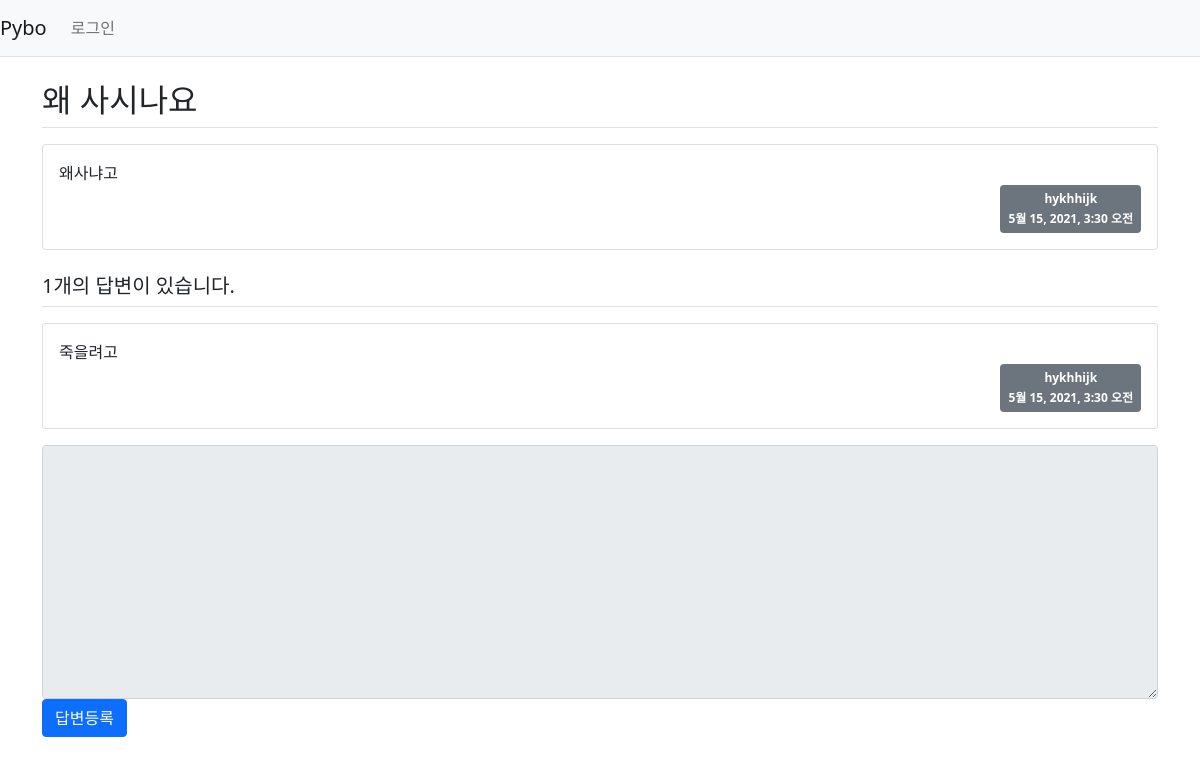
The app's page /pybo/308/, older data.
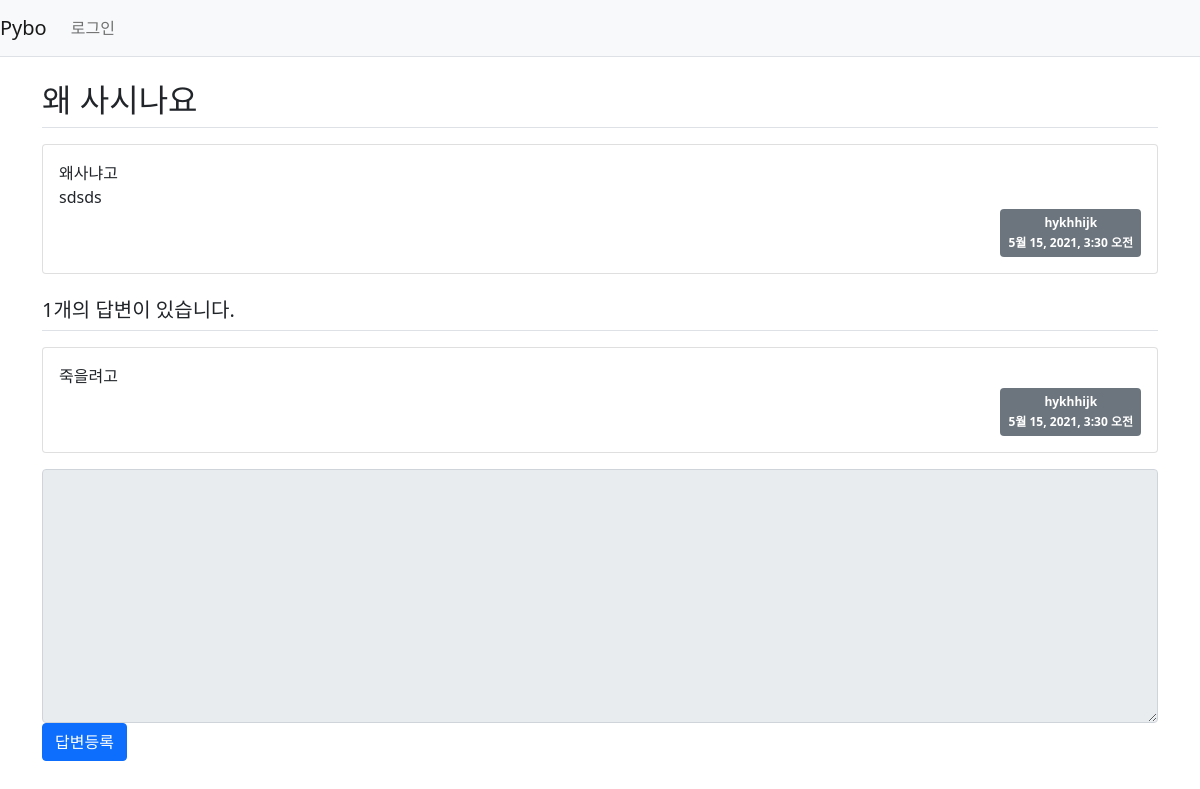
The same page, newer data.
### pybo/models.py (models this page shows, shortened)
class Question(models.Model):
    subject = models.CharField(max_length=200)
    content = models.TextField()
    create_date = models.DateTimeField()
    author = models.ForeignKey(User, on_delete=models.CASCADE)
    modify_date = models.DateField(null=True, blank=True)

### pybo/views.py (the view)
# urls.py: path('<int:question_id>/', views.detail, name='detail'),           #question_id가 매핑되어 views.detail실행
def detail(request, question_id):
    question = get_object_or_404(Question, pk=question_id)          #urls.py에서 매핑해준 question_id
    context = {'question': question}
    return render(request, 'pybo/question_detail.html', context)

### templates/pybo/question_detail.html (shortened to what this page needs)
{% extends 'base3.html' %}
{% block content %}
{% load static %}
<link rel="stylesheet" type="text/css" href="{% static 'bootstrap.css' %}">
<div class="container my-3">
    <h2 class="border-bottom py-2">{{ question.subject}}</h2>
    <div class="card my-3">
    <div class="card-body">
        <div class="card-text" style="white-space: pre-line;">{{question.content}}</div>
        <div class="d-flex justify-content-end">
            <div class="badge bg-secondary p-2 text-left">
                <div class="mb-2">{{ question.author.username }}</div>
                <div>{{ question.create_date }}</div>
            </div>
        </div>
    </div>
</div>
<h5 class="border-bottom my-3 py-2">{{ question.answer_set.count}}개의 답변이 있습니다.</h5>
{% for answer in question.answer_set.all %}
<div class="card my-3">
    <div class="card-body">
      <div class="card-text" style="white-space: pre-line;">{{answer.content}}</div>
        <div class="d-flex justify-content-end">
            <div class="badge bg-secondary p-2 text-left">
                <div class="mb-2">{{ answer.author.username }}</div>
                <div>{{ answer.create_date }}</div>
            </div>
        </div>
    </div>
</div>
{% endfor %}
<form action="{% url 'pybo:answer_create' question.id %}" method="post" class="my-3">
    <div class="form-group">
        <textarea {% if not user.is_authenticated %}disabled{% endif %} name="content" id="content" class="form-control" rows="10"></textarea>
        </div>
        <input type="submit" value="답변등록" class="btn btn-primary">
</form>
</div>
{% endblock %}

Row changes from the older to the newer data that the page shows:
changed Question "왜 사시나요": content "왜사냐고" → "왜사냐고 sdsds"
